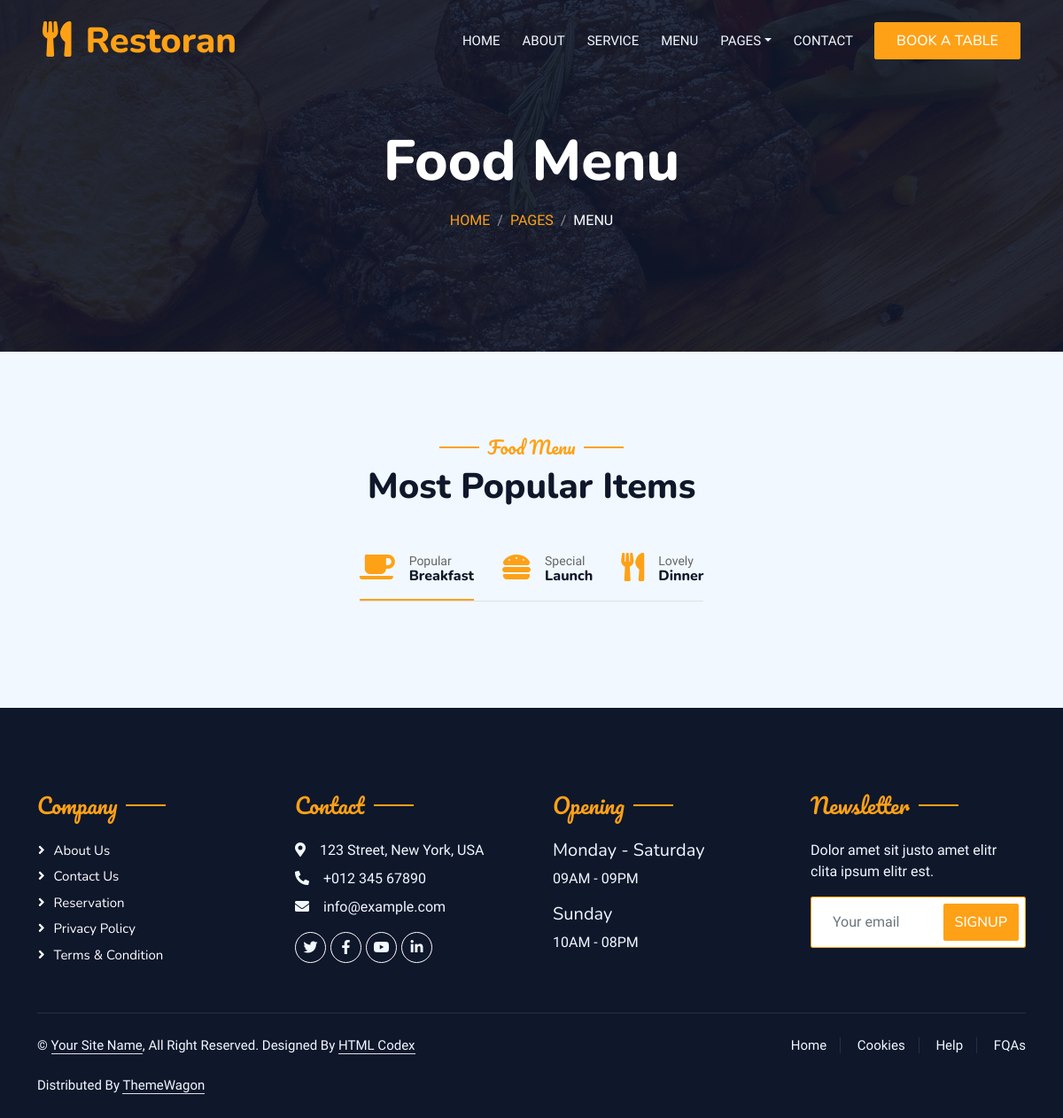
The app's page /break-first/, older data.
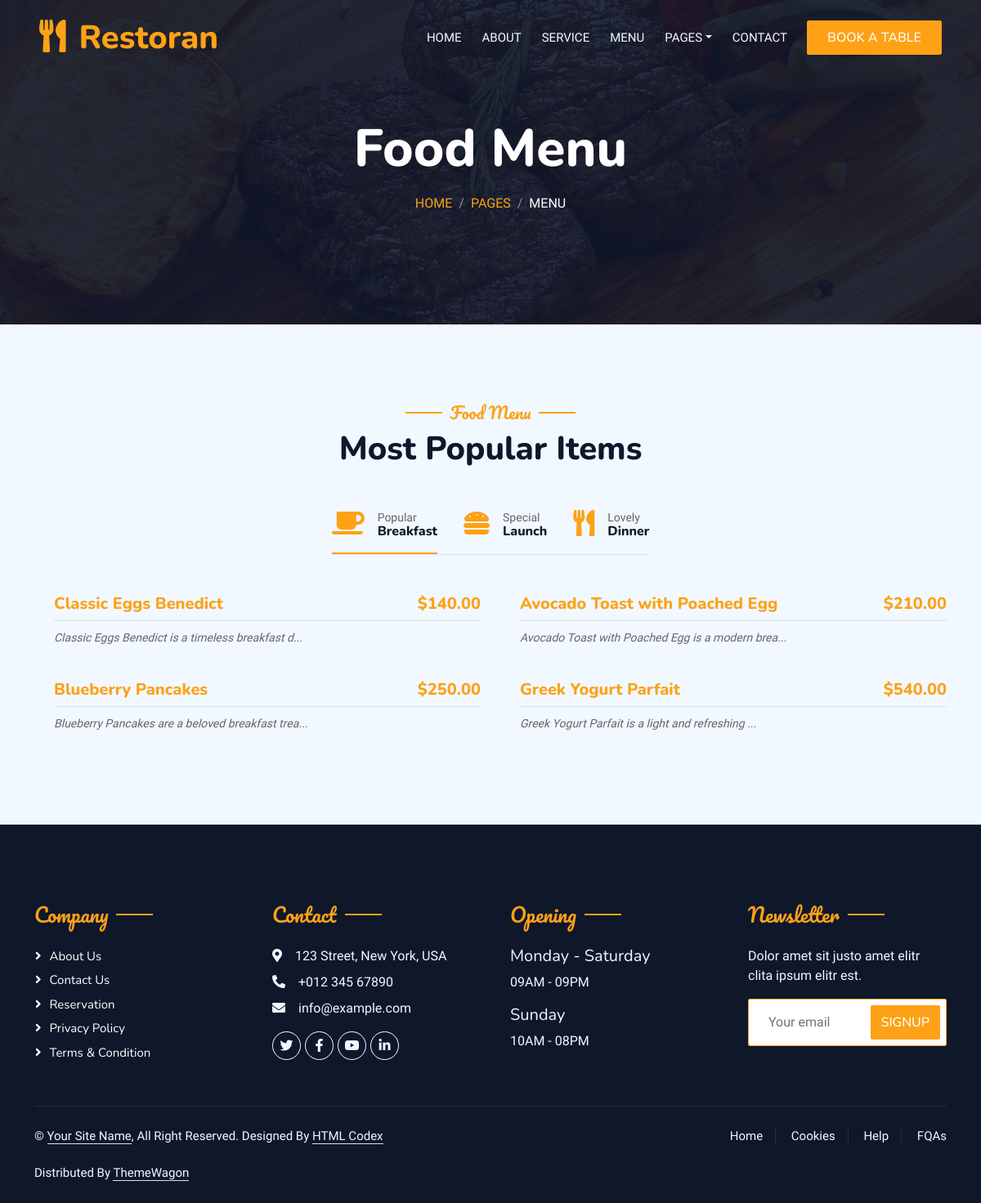
The same page, newer data.
### menue/models.py (models this page shows, shortened)
class Item(models.Model):
  name = models.CharField(max_length=300)
  description = HTMLField()
  price = models.DecimalField(max_digits=5,decimal_places=2)
  image = models.ImageField(upload_to='items')
  period = models.CharField(max_length=10,choices=PERIOD_CHOICES)
  slug = AutoSlugField(populate_from='name')
  created = models.DateTimeField(auto_now_add=True)

### menue/views.py (the view)
# urls.py: path('break-first/', break_fist_item, name='break-first'),
def break_fist_item(request):
  break_first = Item.objects.filter(period='BREAK_FIST')
  context ={
    'items':break_first
  }
  return render(request, 'break_fist.html', context)

### menue/templates/break_fist.html (shortened to what the changed rows need)
{% extends "base.html" %}
{% load static %}
{% block content %}
        <div class="container-xxl position-relative p-0">
            <nav class="navbar navbar-expand-lg navbar-dark bg-dark px-4 px-lg-5 py-3 py-lg-0">
                <a href="{% url 'home' %}" class="navbar-brand p-0">
                    <h1 class="text-primary m-0"><i class="fa fa-utensils me-3"></i>Restoran</h1>
                </a>
            </nav>
            <div class="container-xxl py-5 bg-dark hero-header mb-5">
                <div class="container text-center my-5 pt-5 pb-4">
                    <h1 class="display-3 text-white mb-3 animated slideInDown">Food Menu</h1>
                </div>
            </div>
        </div>
        <div class="container-xxl py-5">
            <div class="container">
                <div class="text-center wow fadeInUp" data-wow-delay="0.1s">
                    <h1 class="mb-5">Most Popular Items</h1>
                </div>
                <div class="tab-class text-center wow fadeInUp" data-wow-delay="0.1s">
                    <div class="tab-content">
                        <div id="tab-1" class="tab-pane fade show p-0 active">
                            <div class="row g-4">
                            {% for item in items %}
                            <div class="col-lg-6">
                                    <div class="d-flex align-items-center">
                                        <div class="w-100 d-flex flex-column text-start ps-4">
                                            <h5 class="d-flex justify-content-between border-bottom pb-2">
                                                <a href="{% url 'detail' item.slug %}"><span>{{item.name}}</span></a>
                                                <span class="text-primary">${{item.price}} </span>
                                            </h5>
                                            <small class="fst-italic">{{item.description | slice:50 |safe}}... </small>
                                        </div>
                                    </div>
                                </div>
                            {% endfor %}
                            </div>
                        </div>
                    </div>
                </div>
            </div>
        </div>
{% endblock content %}

Row changes from the older to the newer data that the page shows:
added Item: name "Classic Eggs Benedict", price "140.00", description "Classic Eggs Benedict is a timeless breakfast d"
added Item: name "Avocado Toast with Poached Egg", price "210.00", description "Avocado Toast with Poached Egg is a modern brea"
added Item: name "Blueberry Pancakes", price "250.00", description "Blueberry Pancakes are a beloved breakfast trea"
added Item: name "Greek Yogurt Parfait", price "540.00", description "Greek Yogurt Parfait is a light and refreshing"
